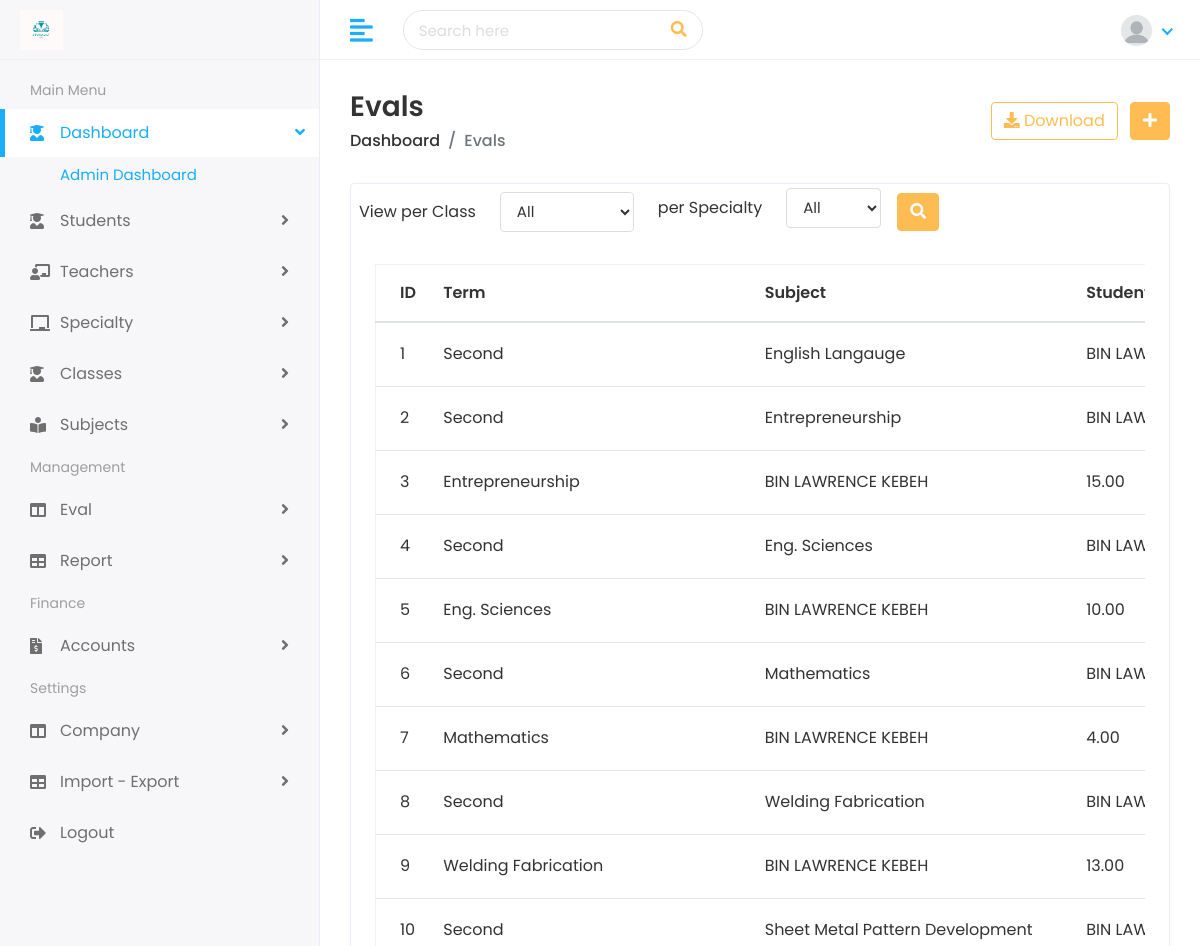
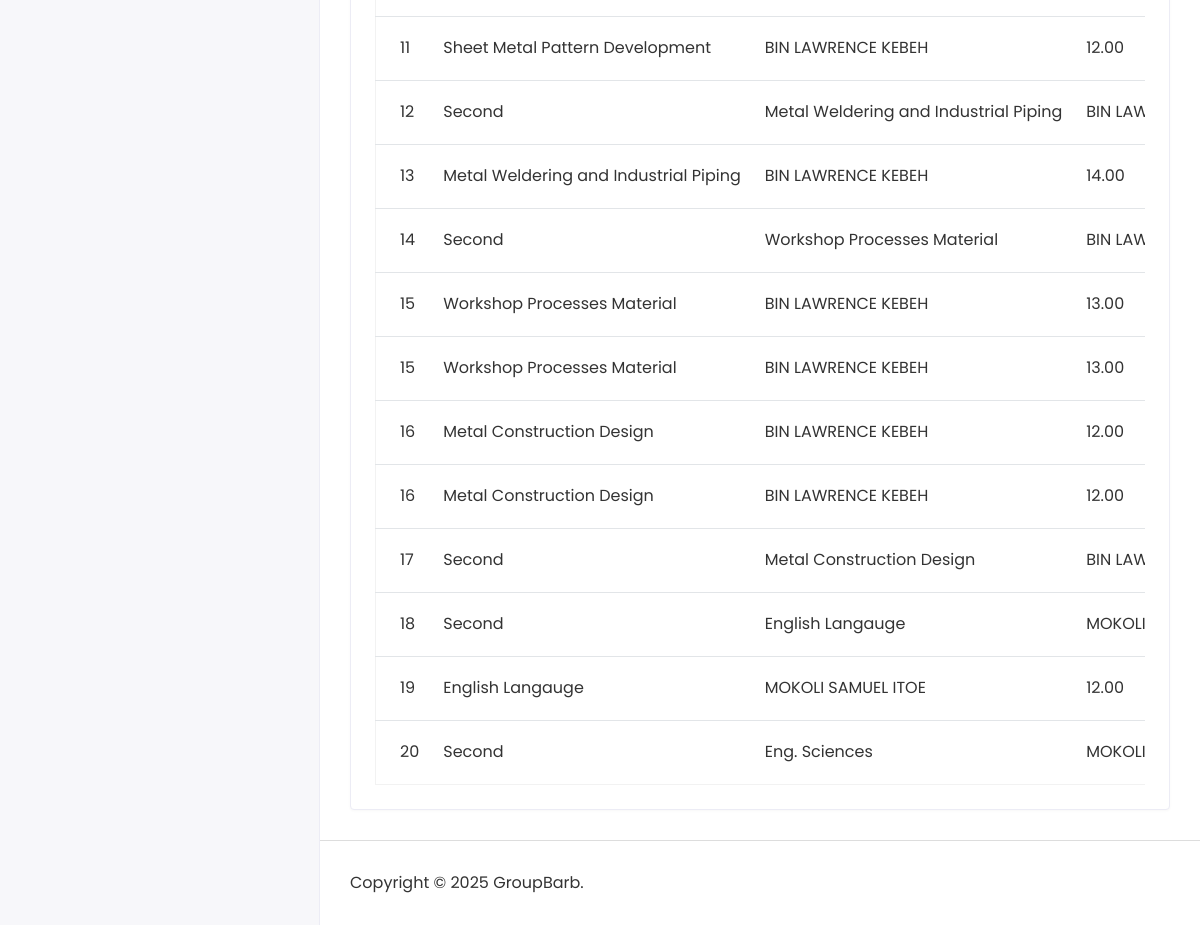
Before: /evals/evals/ (signed in) with the older database file (2 pictures, top to bottom).
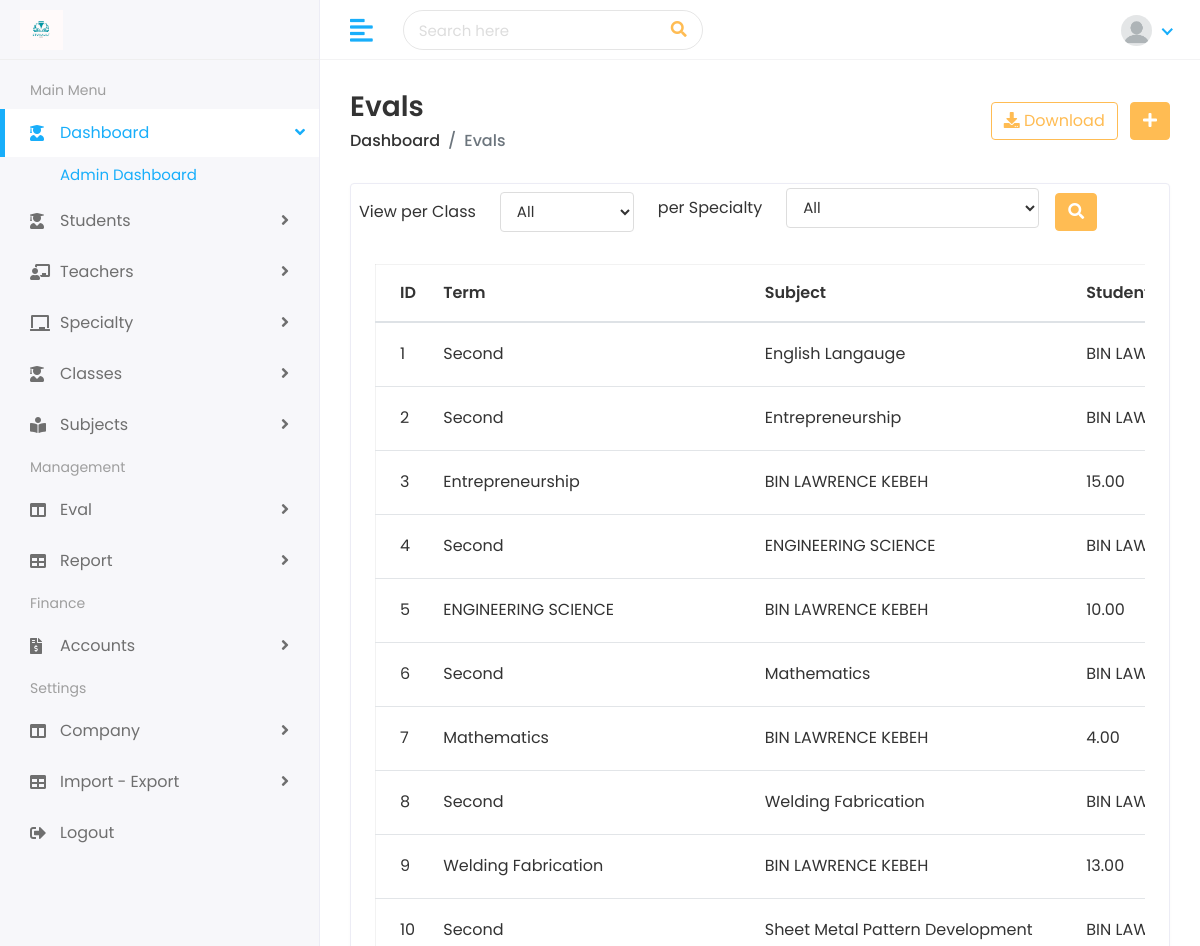
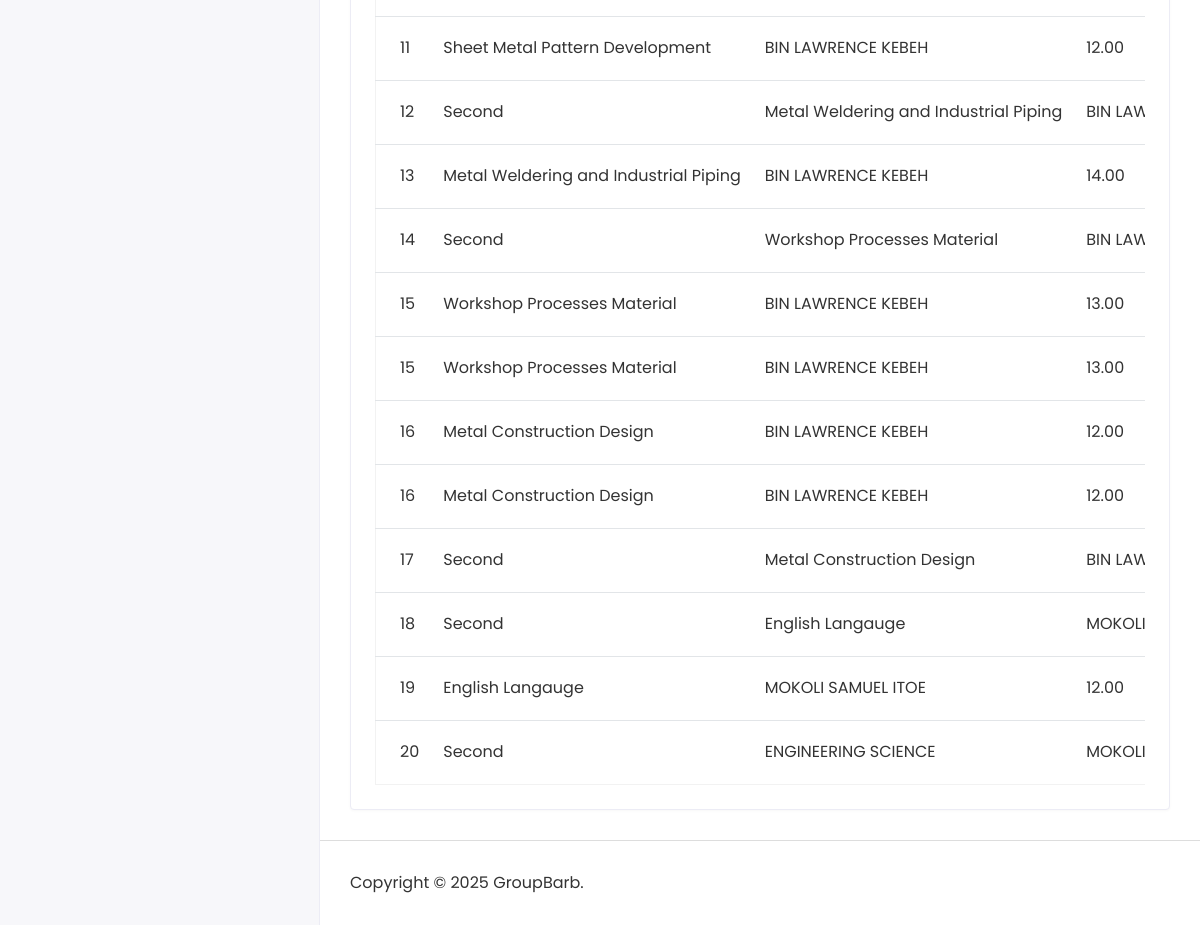
After: the same page with the newer database file (2 pictures, top to bottom).
### testeval/models.py (models this page shows, shortened)
class Eval(models.Model):
    title              = models.CharField(max_length=100)
    titre              = models.CharField(max_length=100, null=True, blank=True)
    value                = models.DecimalField(max_digits=10, decimal_places=2) #
    sec_title              = models.CharField(max_length=100, null=True, blank=True)
    sec_titre              = models.CharField(max_length=100, null=True, blank=True)
    sec_value                = models.DecimalField(max_digits=10, decimal_places=2, null=True, blank=True) #
    coef                = models.DecimalField(max_digits=10, decimal_places=0) #
    subject_code        = models.CharField(max_length=100, unique=True,null=True, blank=True)
    subject             = models.ForeignKey(Subject, on_delete=models.CASCADE)
    observation         = models.TextField( null=True, blank=True)
    student              = models.ForeignKey(Student, on_delete=models.CASCADE)
    teacher             = models.CharField(max_length=100)
    teacher_class        = models.ForeignKey(Teacher, on_delete=models.CASCADE, null=True, blank=True)
    academic_year             = models.CharField(max_length=100, default="2024/2025")
    added_by            = models.CharField(max_length=100, null=True)
    modified_by         = models.CharField(max_length=100, null=True, blank=True)
    is_actif            = models.BooleanField(default=True)
    seqone_is_absent   = models.BooleanField(default=False, null=True, blank=True)
    seqtwo_is_absent   = models.BooleanField(default=False, null=True, blank=True)
    created_on          = models.DateTimeField(auto_now_add=True)
    updated_on          = models.DateTimeField(auto_now=True)

### subject/models.py (models this page shows, shortened)
class Subject(models.Model):
    title               = models.TextField( null=True, blank=True)
    fr_title            = models.TextField( null=True, blank=True)
    coef                = models.CharField(max_length=100, null=True, blank=True)
    subject_code        = models.CharField(max_length=100, unique=True,null=True, blank=True)
    classroom           = models.ManyToManyField(ClassRoom)
    specialty           = models.ManyToManyField(Specialty)
    description         = models.TextField( null=True, blank=True)
    category            = models.CharField(max_length=100, null=True, blank=True)
    slug                = models.SlugField(max_length=255, unique=True, blank=True)
    added_by            = models.CharField(max_length=100, null=True)
    modified_by         = models.CharField(max_length=100, null=True, blank=True)
    is_actif            = models.BooleanField(default=True)
    created_on          = models.DateTimeField(auto_now_add=True)
    updated_on          = models.DateTimeField(auto_now=True)

### student/models.py (models this page shows, shortened)
class Student(models.Model):
    name                = models.TextField( null=True, blank=True)
    student_uid         = models.CharField(max_length=100, unique=True,null=True, blank=True)
    gender              = models.CharField(max_length=100, choices=[('Male','Male'), ('Female', 'Female')])
    date_of_birth       = models.DateField(null=True, blank=True)
    place_of_birth       = models.CharField(max_length=150, null=True, blank=True)
    student_class       = models.ForeignKey(ClassRoom, on_delete=models.CASCADE, null=True, blank=True)
    specialty           = models.ForeignKey(Specialty, on_delete=models.CASCADE, null=True, blank=True)
    sch_status          = models.CharField(max_length=20, null=True, blank=True)
    religion            = models.CharField(max_length=100, null=True, blank=True)
    joining_date        = models.DateField(null=True, blank=True)
    mobile_number       = models.CharField(max_length=15, null=True, blank=True)
    admission_number    = models.CharField(max_length=15,  null=True, blank=True)
    minesec_ident_num   = models.CharField(max_length=50,  null=True, blank=True)
    section             = models.CharField(max_length=100)
    student_image       = models.ImageField(upload_to='student/img/', blank=True)
    stud_image          = models.ForeignKey(Image, null=True, blank=True, on_delete=models.SET_NULL)
    parent              = models.ForeignKey(Parent, on_delete=models.CASCADE, null=True, blank=True)
    slug                = models.SlugField(max_length=255,  blank=True)
    added_by            = models.CharField(max_length=100, null=True)
    modified_by         = models.CharField(max_length=100, null=True, blank=True)
    is_actif            = models.BooleanField(default=True)
    created_on          = models.DateTimeField(auto_now_add=True)
    updated_on          = models.DateTimeField(auto_now=True)

### testeval/views.py (the view, shortened to what this page needs)
# urls.py: path('evals/', views.eval_list, name="test_list"),
@login_required
def eval_list(request):
    if request.user.is_teacher:
        eval_list = Eval.objects.filter(teacher_class=request.user.teacher_profile)
    else:
        eval_list = Eval.objects.all()
    classroom = ClassRoom.objects.all()
    specialtys = Specialty.objects.all()
    paginator = None
    if 'q_test' in request.GET:
        search=request.GET['q_test']
        eval_list =  Eval.objects.filter(Q(title__icontains = search) | Q(titre__icontains = search) | Q(academic_year__icontains = search) | Q(teacher__icontains = search)  | Q(subject_code__icontains = search)  | Q(subject__title__icontains = search) | Q(student__name__icontains = search) | Q(student__admission_number__icontains = search) | Q(teacher_class__name__icontains = search) )
        try:
            if eval_list:
                if eval_list.exists():
                    paginator = Paginator(eval_list, 20)
                    eval_list = paginator.page(1)
        except:
            pass
    else:
        paginator = Paginator(eval_list, 20)
        page = request.GET.get("page")
        try:
            eval_list = paginator.page(page)
        except PageNotAnInteger:
            eval_list = paginator.page(1)
        except EmptyPage:
            eval_list = paginator.page(paginator.num_pages)
    context = {
        'eval_list': eval_list,
        'classroom':classroom,
        'specialtys':specialtys,
         "paginator": paginator,
    }
    return render(request, "eval/evals.html", context)

### templates/eval/evals.html (shortened to what the changed rows need)
{% extends 'home/base.html' %}
{% load static %}
{% block body %}
         <div class="page-wrapper">
            <div class="content container-fluid">
               <div class="row">
                  <div class="col-sm-12">
                     <div class="card card-table">
                        <div class="card-body">
                           <div class="table-responsive">
                              <table class="table table-hover table-center mb-0 datatable">
                                 <thead>
                                    <tr>
                                       <th>ID</th>
                                       <th>Term</th>
                                       <th>Subject</th>
                                       <th>Student</th>
                                    </tr>
                                 </thead>
                                 <tbody>
                                    {% if eval_list  %}
                                    {% for eval in eval_list %}
                                    {% if user.is_admin %}
                                    <tr>
                                       <td>{{ forloop.counter}}</td>
                                       {% if eval.title == "Test3"  %}
                                       <td>Second</td>
                                       {% endif %}
                                       <td>{{ eval.subject.title }}</td>
                                       <td>{{ eval.student.name }}</td>
                                       <td>{{ eval.value}}</td>
                                    </tr>
                                    {% endif %}
                                    {% endfor %}
                                    {% endif %}
                                 </tbody>
                              </table>
                           </div>
                        </div>
                     </div>
                  </div>
               </div>
            </div>
         </div>
      </div>
   </body>
</html>
{% endblock %}

Changed rows visible on the page:
changed through a linked row, Eval (number 4 of 20 on the later page): subject "Eng. Sciences" → "ENGINEERING SCIENCE"
changed through a linked row, Eval (number 5 of 20 on the later page): subject "Eng. Sciences" → "ENGINEERING SCIENCE"
changed through a linked row, Eval (number 20 of 20 on the later page): subject "Eng. Sciences" → "ENGINEERING SCIENCE"
